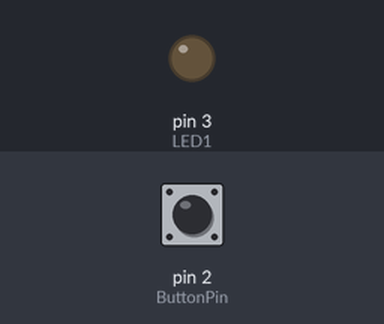
Bench run of a sketch on a simulated Arduino Uno, built with avr-gcc and run on an emulated ATmega328P. Shown: output pins drawn as LEDs (lit = HIGH). Dashed ring = blinking. Inputs (shaded band) come from the test bench; at power-on: pin 2 (ButtonPin) LOW.

Above: at 1.2 s.
1.3 s: pin 2 (ButtonPin) pulled HIGH for 3.2 s
At 1.9 s:
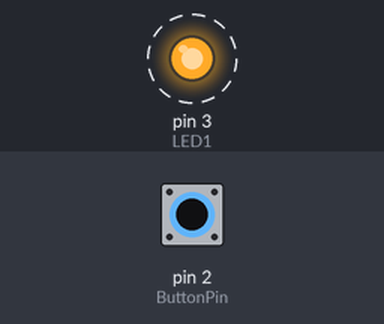
Timing chart, 0 to 6.2 s (numbered marks = the images above; inputs shaded):
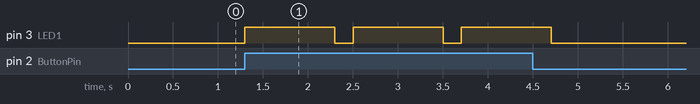

Measured:
- after the input at 1.3 s, pin 3 (LED1): alternates HIGH for 1.0 s and LOW for 0.20 s, 6 changes in all, then stays LOW, starting at once

The sketch:

Practice1.ino
```cpp
const int LED1 = 3;
const int ButtonPin = 2;
int buttonState = 0;

void setup()
{
    pinMode(LED1, OUTPUT);
    pinMode(ButtonPin, INPUT);
}

void loop()
{
    buttonState = digitalRead(ButtonPin);
  if(buttonState == HIGH)
    {
       digitalWrite(LED1, HIGH);
       delay(1000);
       digitalWrite(LED1, LOW);
       delay(200);
    }
    else{
        digitalWrite(LED1, LOW);
    }
}
```
